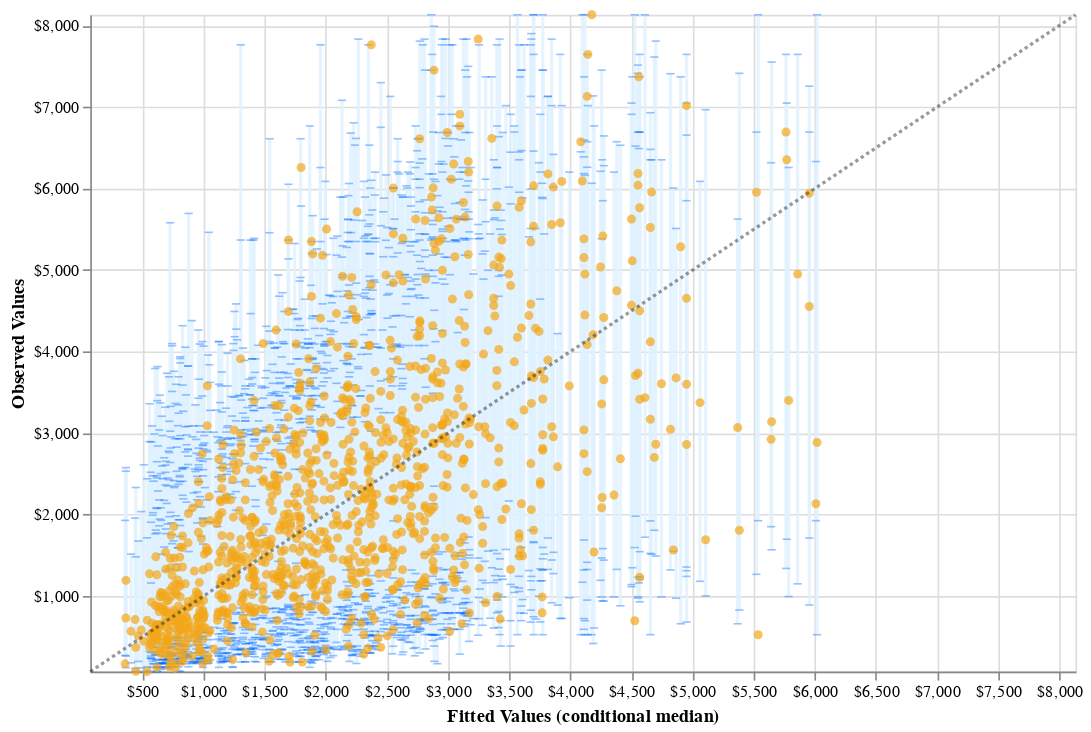

Notebook source saved alongside this figure:
### Markdown cell above
**USING BIGMART SALES DATSAET**

### Code cell
data = pd.read_csv('bigmart_sales.csv',nrows=2000)
data.dropna(inplace=True)
features = ['Item_Weight', 'Item_Visibility', 'Item_MRP', 'Outlet_Establishment_Year']
target = 'Item_Outlet_Sales'

# Extract features and target
X = data[features].values
y = data[target].values


qrf = RandomForestQuantileRegressor(n_estimators=100, random_state=0)

kf = KFold(n_splits=5)
kf.get_n_splits(X)

# Using k-fold cross-validation, get predictions for all samples.
data = {"y_true": [], "y_pred": [], "y_pred_low": [], "y_pred_upp": []}
for train_index, test_index in kf.split(X):
    X_train, y_train = X[train_index], y[train_index]
    X_test, y_test = X[test_index], y[test_index]

    qrf.set_params(max_features=X_train.shape[1] // 3)
    qrf.fit(X_train, y_train)

    # Get predictions at 95% prediction intervals and median.
    y_pred_i = qrf.predict(X_test, quantiles=[0.025, 0.5, 0.975])

    data["y_true"].extend(y_test)
    data["y_pred"].extend(y_pred_i[:, 1])
    data["y_pred_low"].extend(y_pred_i[:, 0])
    data["y_pred_upp"].extend(y_pred_i[:, 2])

df = pd.DataFrame(data).pipe(lambda x: x *1)  # convert to dollars

chart1, chart2 = plot_calibration_and_intervals(df)
print("Calibration plot\n")
chart1

### Figure 1 — Vega-Lite specification as saved in the notebook (floating-point values rounded to 4 significant figures; data arrays with more than 128 entries replaced by an {"elided": "..."} marker saying what was removed)
{"config": {"view": {"continuousWidth": 400, "continuousHeight": 300}}, "layer": [{"mark": {"type": "bar", "opacity": 0.8, "width": 2}, "encoding": {"color": {"value": "#e0f2ff"}, "tooltip": [{"field": "y_true", "format": "$,d", "title": "Actual Price", "type": "quantitative"}, {"field": "y_pred", "format": "$,d", "title": "Predicted Price", "type": "quantitative"}, {"field": "y_pred_low", "format": "$,d", "title": "Predicted Lower Price", "type": "quantitative"}, {"field": "y_pred_upp", "format": "$,d", "title": "Predicted Upper Price", "type": "quantitative"}], "x": {"field": "y_pred", "scale": {"domain": [75, 8132], "padding": 0}, "title": "", "type": "quantitative"}, "y": {"field": "y_pred_low", "scale": {"domain": [75, 8132], "padding": 0}, "title": "", "type": "quantitative"}, "y2": {"field": "y_pred_upp", "title": null}}}, {"mark": {"type": "tick", "opacity": 0.4, "orient": "horizontal", "thickness": 1, "width": 5}, "encoding": {"color": {"value": "#006aff"}, "x": {"field": "y_pred", "title": "", "type": "quantitative"}, "y": {"field": "y_pred_low", "title": "", "type": "quantitative"}}}, {"mark": {"type": "tick", "opacity": 0.4, "orient": "horizontal", "thickness": 1, "width": 5}, "encoding": {"color": {"value": "#006aff"}, "x": {"field": "y_pred", "title": "", "type": "quantitative"}, "y": {"field": "y_pred_upp", "title": "", "type": "quantitative"}}}, {"mark": {"type": "circle", "size": 30}, "encoding": {"color": {"value": "#f2a619"}, "tooltip": [{"field": "y_true", "format": "$,d", "title": "Actual Price", "type": "quantitative"}, {"field": "y_pred", "format": "$,d", "title": "Predicted Price", "type": "quantitative"}, {"field": "y_pred_low", "format": "$,d", "title": "Predicted Lower Price", "type": "quantitative"}, {"field": "y_pred_upp", "format": "$,d", "title": "Predicted Upper Price", "type": "quantitative"}], "x": {"axis": {"format": "$,d"}, "field": "y_pred", "scale": {"domain": [75, 8132], "nice": false}, "title": "Fitted Values (conditional median)", "type": "quantitative"}, "y": {"axis": {"format": "$,d"}, "field": "y_true", "scale": {"domain": [75, 8132], "nice": false}, "title": "Observed Values", "type": "quantitative"}}}, {"data": {"name": "data-3cd53a0baa3246dfea69d6d75cd13f8e"}, "mark": {"type": "line", "color": "black", "opacity": 0.4, "strokeDash": [2, 2]}, "encoding": {"x": {"field": "var1", "type": "quantitative"}, "y": {"field": "var2", "type": "quantitative"}}}], "data": {"name": "data-7ee3fdcb0ee2772ed26d3c13c1239b8b"}, "height": 400, "width": 600, "$schema": "https://vega.github.io/schema/vega-lite/v4.17.0.json", "datasets": {"data-7ee3fdcb0ee2772ed26d3c13c1239b8b": {"elided": "1077 records"}, "data-3cd53a0baa3246dfea69d6d75cd13f8e": [{"var1": 75, "var2": 75}, {"var1": 8132, "var2": 8132}]}}
